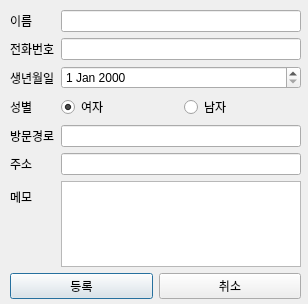
<?xml version="1.0" encoding="UTF-8"?>
<ui version="4.0">
 <class>insertCustomer</class>
 <widget class="QDialog" name="insertCustomer">
  <property name="geometry">
   <rect>
    <x>0</x>
    <y>0</y>
    <width>308</width>
    <height>304</height>
   </rect>
  </property>
  <property name="windowTitle">
   <string>Dialog</string>
  </property>
  <widget class="QWidget" name="verticalLayoutWidget">
   <property name="geometry">
    <rect>
     <x>10</x>
     <y>10</y>
     <width>291</width>
     <height>289</height>
    </rect>
   </property>
   <layout class="QVBoxLayout" name="verticalLayout">
    <item>
     <layout class="QFormLayout" name="formLayout">
      <item row="0" column="0">
       <widget class="QLabel" name="label">
        <property name="text">
         <string>이름</string>
        </property>
       </widget>
      </item>
      <item row="0" column="1">
       <widget class="QLineEdit" name="customerName"/>
      </item>
      <item row="1" column="0">
       <widget class="QLabel" name="label_2">
        <property name="text">
         <string>전화번호</string>
        </property>
       </widget>
      </item>
      <item row="1" column="1">
       <widget class="QLineEdit" name="customerPhone"/>
      </item>
      <item row="2" column="0">
       <widget class="QLabel" name="label_3">
        <property name="text">
         <string>생년월일</string>
        </property>
       </widget>
      </item>
      <item row="2" column="1">
       <widget class="QDateEdit" name="birthDate"/>
      </item>
      <item row="3" column="0">
       <widget class="QLabel" name="label_4">
        <property name="text">
         <string>성별</string>
        </property>
       </widget>
      </item>
      <item row="3" column="1">
       <layout class="QHBoxLayout" name="horizontalLayout">
        <item>
         <widget class="QRadioButton" name="gender0">
          <property name="text">
           <string>여자</string>
          </property>
          <property name="checked">
           <bool>true</bool>
          </property>
         </widget>
        </item>
        <item>
         <widget class="QRadioButton" name="gender1">
          <property name="text">
           <string>남자</string>
          </property>
         </widget>
        </item>
       </layout>
      </item>
      <item row="5" column="0">
       <widget class="QLabel" name="label_5">
        <property name="text">
         <string>주소</string>
        </property>
       </widget>
      </item>
      <item row="5" column="1">
       <widget class="QLineEdit" name="address"/>
      </item>
      <item row="6" column="0">
       <widget class="QLabel" name="label_7">
        <property name="text">
         <string>메모</string>
        </property>
       </widget>
      </item>
      <item row="6" column="1">
       <widget class="QPlainTextEdit" name="memo"/>
      </item>
      <item row="4" column="0">
       <widget class="QLabel" name="label_6">
        <property name="text">
         <string>방문경로</string>
        </property>
       </widget>
      </item>
      <item row="4" column="1">
       <widget class="QLineEdit" name="visitRoot"/>
      </item>
     </layout>
    </item>
    <item>
     <layout class="QHBoxLayout" name="horizontalLayout_2">
      <item>
       <widget class="QPushButton" name="saveBtn">
        <property name="text">
         <string>등록</string>
        </property>
       </widget>
      </item>
      <item>
       <widget class="QPushButton" name="cancelBtn">
        <property name="text">
         <string>취소</string>
        </property>
       </widget>
      </item>
     </layout>
    </item>
   </layout>
  </widget>
 </widget>
 <resources/>
 <connections/>
</ui>
